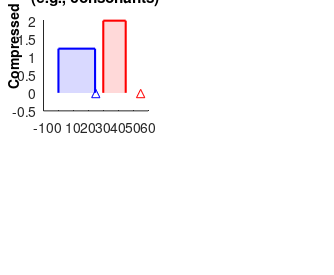

This chart was generated by the following MATLAB code: (Note: this script raises an error after producing the figure.)
clear;
clc;

saveFig= 0;
dirStruct.png= [pwd filesep 'final_figs' filesep];
dirStruct.eps= [pwd filesep 'final_figs_eps' filesep];

nFibers= 30;
hearing_loss_dB= 30;
low_int_level= 25;
high_int_level= 60;


nh_thresh_min= 0;
nh_thresh_range= 25-.5;
nh_thresh_max= nh_thresh_min+nh_thresh_range;

hi_comp_thresh_min= nh_thresh_min+hearing_loss_dB;
hi_comp_thresh_range= 15;
hi_comp_thresh_max= hi_comp_thresh_min+hi_comp_thresh_range;

hi_expand_thresh_min= nh_thresh_min+hearing_loss_dB;
hi_expand_thresh_range= 50;
hi_expand_thresh_max= hi_expand_thresh_min+hi_expand_thresh_range;

gain_comp_group= hi_comp_thresh_min - nh_thresh_min;
gain_expand_group= hi_expand_thresh_min - nh_thresh_min;


nh_active_max_low= min(nh_thresh_max, low_int_level);
hi_comp_active_max_low= min(hi_comp_thresh_max, low_int_level+gain_comp_group);
hi_expand_active_max_low= min(hi_expand_thresh_max, low_int_level+gain_expand_group);

nh_active_max_high= min(nh_thresh_max, high_int_level);
hi_comp_active_max_high= min(hi_comp_thresh_max, high_int_level+gain_comp_group);
hi_expand_active_max_high= min(hi_expand_thresh_max, high_int_level+gain_expand_group);

%%
plt.lw= 1.5;
plt.fAlpha= .15;
plt.stim_level_Y= -.02;
plt.mulX= -0.03;
plt.mulY= 1.09;
plt.txtX= -0.28;
plt.txtY= 0.25;
plt.ttlY= 1.17;


figSize_cm= [10 5 8.5 7];
figure_prop_name = {'PaperPositionMode','units','Position', 'Renderer'};
figure_prop_val =  { 'auto'            ,'centimeters', figSize_cm, 'painters'};  % [Xcorner Ycorner Xwidth Ywidth]
figure(1);
clf;
set(gcf,figure_prop_name,figure_prop_val);


% Threshold distribution 

sp_ax(1)= subplot(2, 2, 1);
hold on;
plot([nh_thresh_min-.01 nh_thresh_min nh_thresh_max nh_thresh_max+.01], nFibers*[0 1 1 0]/(nh_thresh_max-nh_thresh_min), 'b', 'linew', plt.lw);
plot([hi_comp_thresh_min-.01 hi_comp_thresh_min hi_comp_thresh_max hi_comp_thresh_max+.01], nFibers*[0 1 1 0]/(hi_comp_thresh_max-hi_comp_thresh_min), 'r', 'linew', plt.lw);

lHan(1)= fill([nh_thresh_min nh_active_max_low nh_active_max_low nh_thresh_min  nh_thresh_min], nFibers*[0 0 1 1 0]/(nh_thresh_max-nh_thresh_min), 'b', 'facealpha', plt.fAlpha, 'LineStyle','none');
lHan(2)= fill([hi_comp_thresh_min hi_comp_active_max_low hi_comp_active_max_low hi_comp_thresh_min  hi_comp_thresh_min], nFibers*[0 0 1 1 0]/(hi_comp_thresh_max-hi_comp_thresh_min), 'r', 'facealpha', plt.fAlpha, 'LineStyle','none');

plot(low_int_level, plt.stim_level_Y, '^b');
plot(low_int_level+gain_comp_group, plt.stim_level_Y, '^r');
ttlHan(1)= text(plt.txtX, plt.txtY, 'Compressed', 'Units', 'normalized', 'VerticalAlignment', 'middle', 'Rotation', 90, 'FontWeight', 'bold');
ttlHan(2)= title({'Low-intensity stimuli'; '(e.g., consonants)'}, 'Units', 'normalized');
ttlHan(2).Position(2)= plt.ttlY;
legHan= legend(lHan, 'NH', 'HI', 'box', 'off');
legHan.Position(1:2)= [.32, .68];
set(gca, 'XTickLabel', '');
text(plt.mulX, plt.mulY, 'x10^3', 'Units', 'normalized');

sp_ax(3)= subplot(2, 2, 3);
hold on;
plot([nh_thresh_min-.01 nh_thresh_min nh_thresh_max nh_thresh_max+.01], nFibers*[0 1 1 0]/(nh_thresh_max-nh_thresh_min), 'linew', plt.lw);
plot([hi_expand_thresh_min-.01 hi_expand_thresh_min hi_expand_thresh_max hi_expand_thresh_max+.01], nFibers*[0 1 1 0]/(hi_expand_thresh_max-hi_expand_thresh_min), 'linew', plt.lw);

fill([nh_thresh_min nh_active_max_low nh_active_max_low nh_thresh_min  nh_thresh_min], nFibers*[0 0 1 1 0]/(nh_thresh_max-nh_thresh_min), 'b', 'facealpha', plt.fAlpha, 'LineStyle','none');
fill([hi_expand_thresh_min hi_expand_active_max_low hi_expand_active_max_low hi_expand_thresh_min  hi_expand_thresh_min], ...
    nFibers*[0 0 1 1 0]/(hi_expand_thresh_max-hi_expand_thresh_min), 'r', 'facealpha', plt.fAlpha, 'LineStyle','none');

plot(low_int_level, plt.stim_level_Y, '^b');
plot(low_int_level+gain_expand_group, plt.stim_level_Y, '^r');
ttlHan(3)= text(plt.txtX, plt.txtY, 'Expanded', 'Units', 'normalized', 'VerticalAlignment', 'middle', 'Rotation', 90, 'FontWeight', 'bold');
text(plt.mulX, plt.mulY, 'x10^3', 'Units', 'normalized');

xlabHan= xlabel('Level (dB SPL)', 'units', 'normalized');
xlabHan.Position(1:2)= [1.15 -0.265];
ylabHan= ylabel('#AN Fibers', 'Units', 'normalized');
ylabHan.Position(1:2)= [-.1 1.2];

% Coding of low-intensity stimuli


sp_ax(2)= subplot(2, 2, 2);
hold on;
plot([nh_thresh_min-.01 nh_thresh_min nh_thresh_max nh_thresh_max+.01], nFibers*[0 1 1 0]/(nh_thresh_max-nh_thresh_min), 'linew', plt.lw);
plot([hi_comp_thresh_min-.01 hi_comp_thresh_min hi_comp_thresh_max hi_comp_thresh_max+.01], nFibers*[0 1 1 0]/(hi_comp_thresh_max-hi_comp_thresh_min), 'linew', plt.lw);

fill([nh_thresh_min nh_active_max_high nh_active_max_high nh_thresh_min  nh_thresh_min], nFibers*[0 0 1 1 0]/(nh_thresh_max-nh_thresh_min), 'b', 'facealpha', plt.fAlpha, 'LineStyle','none');
fill([hi_comp_thresh_min hi_comp_active_max_high hi_comp_active_max_high hi_comp_thresh_min  hi_comp_thresh_min], ...
    nFibers*[0 0 1 1 0]/(hi_comp_thresh_max-hi_comp_thresh_min), 'r', 'facealpha', plt.fAlpha, 'LineStyle','none');

plot(high_int_level, plt.stim_level_Y, '^b');
plot(high_int_level+gain_comp_group, plt.stim_level_Y, '^r');
ttlHan(4)= title({'High-intensity stimuli'; '(e.g., vowels)'}, 'Units', 'normalized');
ttlHan(4).Position(2)= plt.ttlY;
set(gca, 'XTickLabel', '');
text(plt.mulX, plt.mulY, 'x10^3', 'Units', 'normalized');

sp_ax(4)= subplot(2, 2, 4);
hold on;
plot([nh_thresh_min-.01 nh_thresh_min nh_thresh_max nh_thresh_max+.01], nFibers*[0 1 1 0]/(nh_thresh_max-nh_thresh_min), 'linew', plt.lw);
plot([hi_expand_thresh_min-.01 hi_expand_thresh_min hi_expand_thresh_max hi_expand_thresh_max+.01], nFibers*[0 1 1 0]/(hi_expand_thresh_max-hi_expand_thresh_min), 'linew', plt.lw);

fill([nh_thresh_min nh_active_max_high nh_active_max_high nh_thresh_min  nh_thresh_min], nFibers*[0 0 1 1 0]/(nh_thresh_max-nh_thresh_min), 'b', 'facealpha', plt.fAlpha, 'LineStyle','none');
fill([hi_expand_thresh_min hi_expand_active_max_high hi_expand_active_max_high hi_expand_thresh_min  hi_expand_thresh_min], ...
    nFibers*[0 0 1 1 0]/(hi_expand_thresh_max-hi_expand_thresh_min), 'r', 'facealpha', plt.fAlpha, 'LineStyle','none');

plot(high_int_level, plt.stim_level_Y, '^b');
plot(high_int_level+gain_expand_group, plt.stim_level_Y, '^r');
text(plt.mulX, plt.mulY, 'x10^3', 'Units', 'normalized');

linkaxes(sp_ax);
set(findall(gcf,'-property','FontSize'),'FontSize', 9);
set(ttlHan,'FontSize', 10);
set(findall(gcf,'-property','TickLength'),'TickLength', [.025 .01]);
set(findall(gcf,'-property','XTick'),'XTick', 0:20:100);
ylim(sp_ax, [-.02, 2.2]);

%% define new axes for AB
Xcorner_AB= .13;
Xwidth_AB= .38;
Xshift_horz= .08;

Ycorner_AB= .14;
Ywidth_AB= .3;
Yshift_AB= .09;

% B
set(sp_ax(3),'Position',[Xcorner_AB Ycorner_AB Xwidth_AB Ywidth_AB])
drawnow
% A
set(sp_ax(1),'Position',[Xcorner_AB Ycorner_AB+Ywidth_AB+Yshift_AB Xwidth_AB Ywidth_AB])
drawnow
Xcorner_CD= Xcorner_AB+Xwidth_AB+Xshift_horz;

% D
set(sp_ax(4),'Position',[Xcorner_CD Ycorner_AB Xwidth_AB Ywidth_AB])
drawnow
% C
set(sp_ax(2),'Position',[Xcorner_CD Ycorner_AB+Ywidth_AB+Yshift_AB Xwidth_AB Ywidth_AB])
drawnow

%%
if saveFig
    print([dirStruct.png 'FigS2_vowel_conso_hypo'], '-dpng',  '-r600');
    saveas(gcf, [dirStruct.eps 'FigS2_vowel_conso_hypo'], 'epsc');
end
